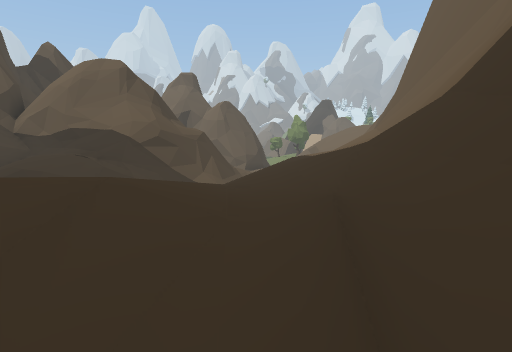
view 1 (above)

24 first-person views from a walk through a scene from a Unity 3-D project. The camera is 1.4 m above the floor, tilts 6° down and sees 80° across. Doors are open. The floor is counted in squares, 2 m on a side. Each view is taken from the middle of a square. On the plan, view 1 faces up. The plan holds only what a view shows up to about 10 squares ahead; the rest is blank. The place goes on beyond the plan. The player character is not drawn. Some surface patterns are stand-ins.

view 2
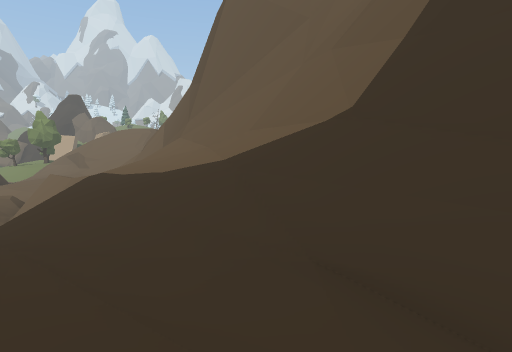

view 3
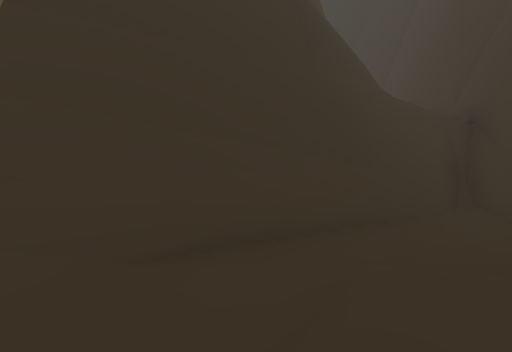

view 4
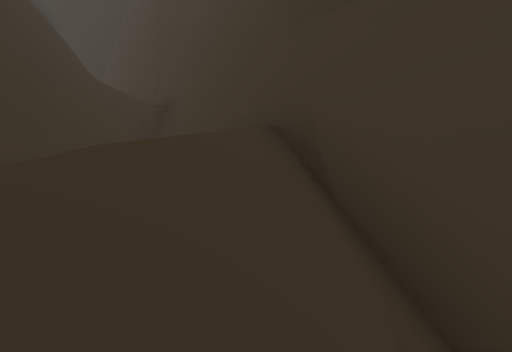

view 5
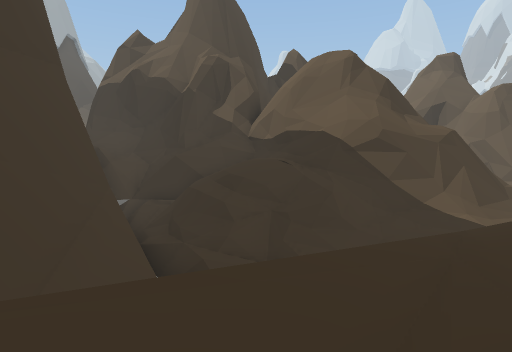

view 6
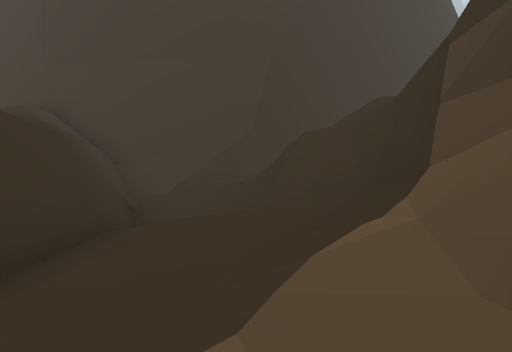

view 7
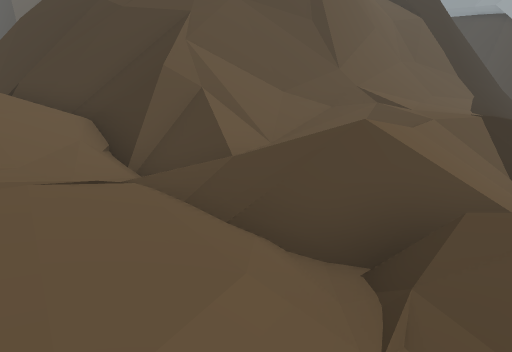

view 8
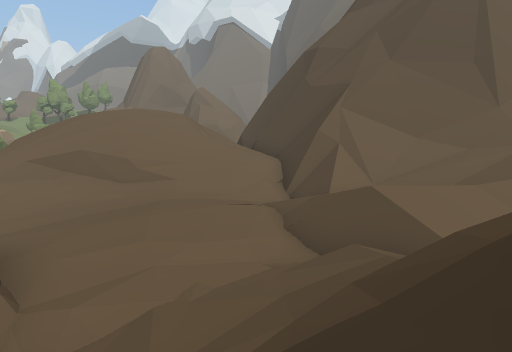

view 9
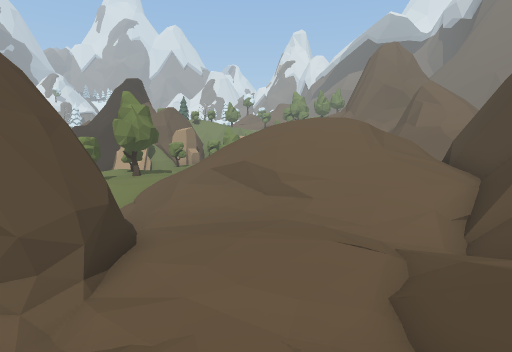

view 10
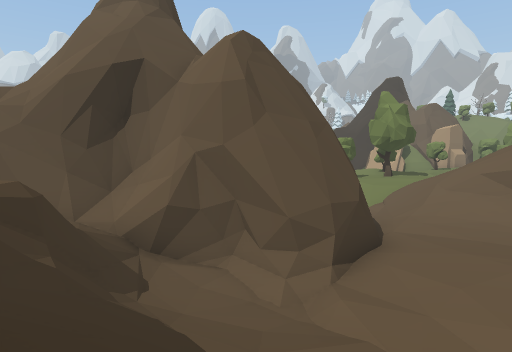

view 11
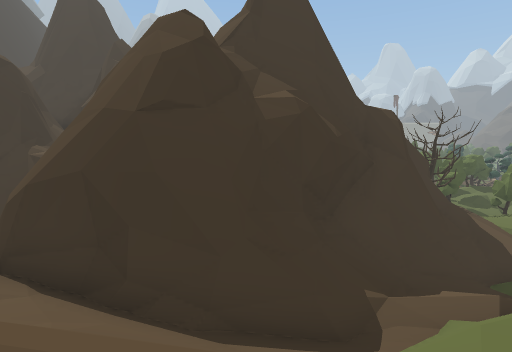

view 12
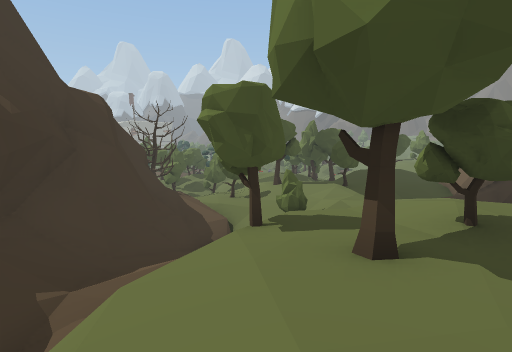

view 13
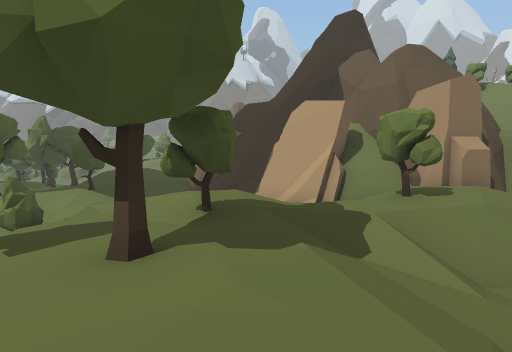

view 14
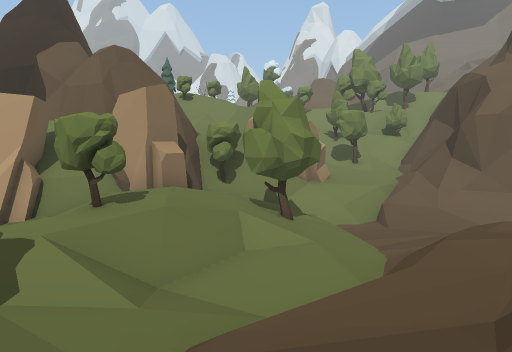

view 15
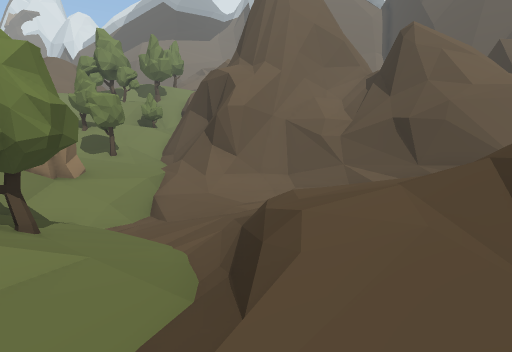

view 16
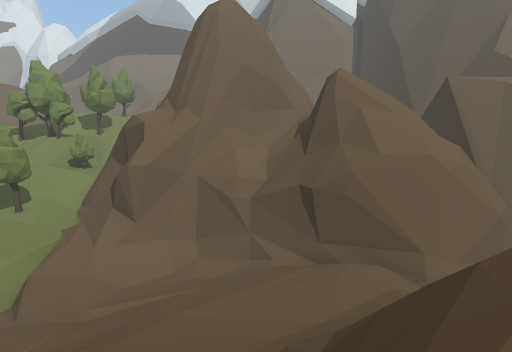

view 17
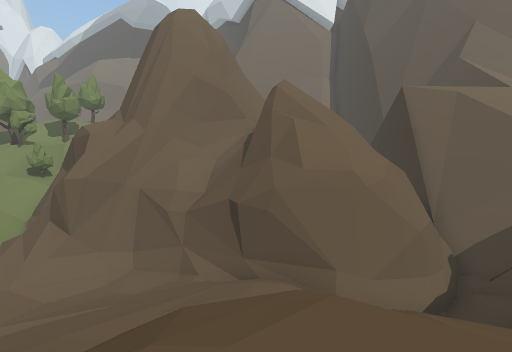

view 18
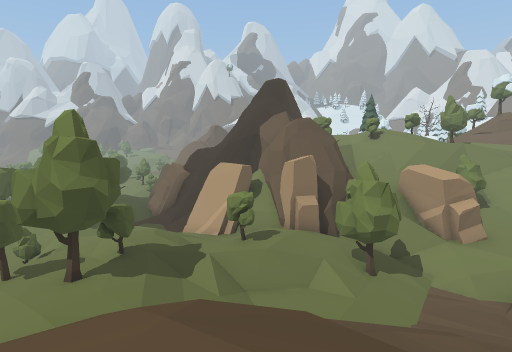

view 19
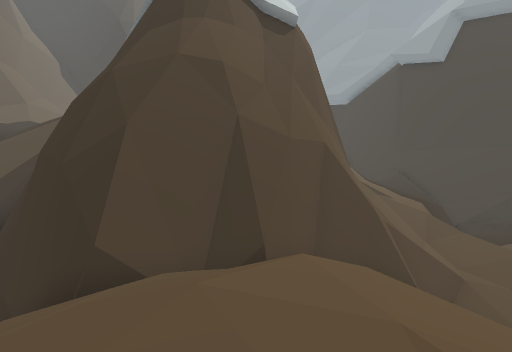

view 20
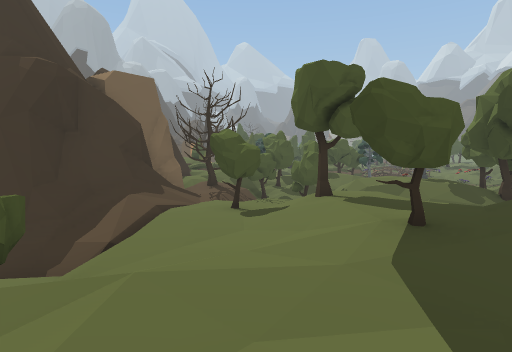

view 21
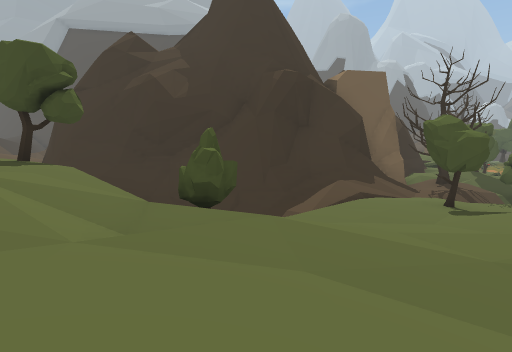

view 22
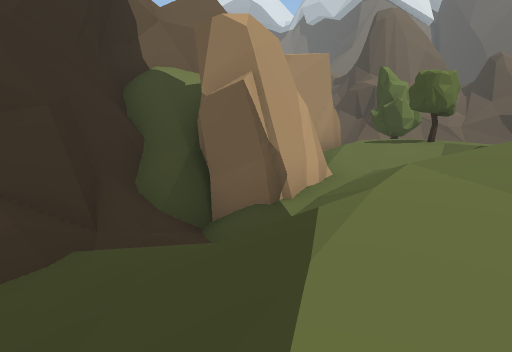

view 23
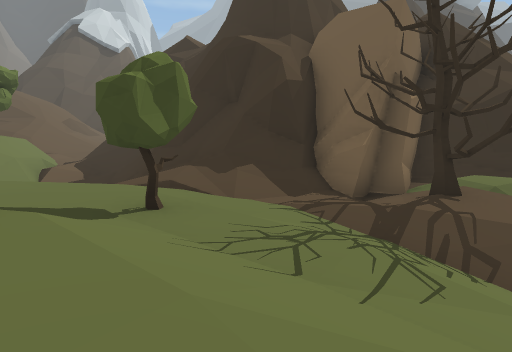

view 24
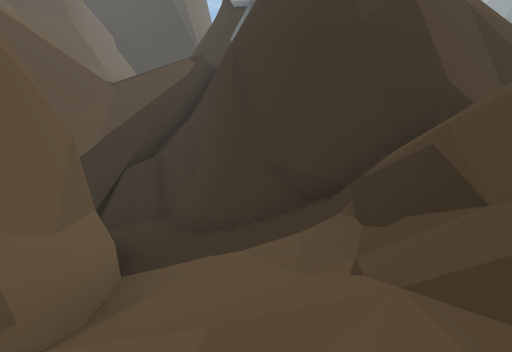

### Floor plan
Key: @ floor where view 1 was taken; # wall or solid block; . main floor; : floor 0.25 m higher than the main floor; - floor 0.5 m lower than the main floor; + floor 0.75 m higher than the main floor; _ floor 0.75 m lower than the main floor; * floor 1.25 m higher than the main floor; < floor 1.25 m lower than the main floor; % floor 1.5 m higher than the main floor; ( floor 1.75 m lower than the main floor; ! floor 2 m lower than the main floor; ? floor 2.5 m lower than the main floor; & floor 4.25 m higher than the main floor; $ floor 4.75 m higher than the main floor; / step, stairs or slope; = window, fence, low wall or low ledge; ^ raised ledge; v drop or lower ground; T tree; R rock.
Columns run from 8 left of view 1 to 19 right of it. Each row starts with its distance up from view 1.
 37    //(<__  /##
 36   //(<<_T//(/##
 35  /?//T//<(<//########
 34 ///?T!(((<__//##=####/
 33 T?/?!!!((///.//_//R/T##
 32 ??///////T//.///...-//##/..
 31 ####////?//.:..TT///////--.
 30 #####/////-.T./==//T///=///
 29     ##///=T.T.//((<(/!///=#
 28      #///!/.../_/<((((/(/#^
 27      ##////...///=v=//((/#^
 26       ###//////////.////!/^
 25        ###//// ==//:._//(#^
 24         ##///////= /.--//#
 23         ##//////&/==/../#^
 22         #/_/=// $$/ /../#
 21    ######__-v///$//////#^
 20    #=///<__-=//// //#//#
 19    #//(/<_--////////#_/#
 18    ==//(<_--///////////##
 17    #////(//_////######/!##
 16      #/////-/####    ##!?##
 15       ///#/. ###      ###=#
 14       =#//:. =^^      ^===#
 13     =###(/// =^       ^#=###
 12     ###/(////^         #=###
 11   #=##//(=//#^
 10  %#==/((##%/=^
  9  *#==/ ##/%/#
  8  ===//##/%//#
  7 v(///!#v////#
  6 #vvvvvv/+//##
  5 ###vv#v/+//=^
  4   ##=#/*+//^
  3    ##=//+/#^
  2     ##//+/#^
  1     ##//+/^
  0      ##/@/^
 -1       ##//^
 -2        #//=^
 -3        ^///^
 -4         #//^
 -5         #/ #
 -6         ##/#
 -7          ###

Positions as (right, up) in squares from view 1, and headings:
1: (0, 0), facing up
2: (-1, 2), facing up-right
3: (-1, 4), facing down-right
4: (-2, 4), facing down
5: (0, 3), facing up-left
6: (0, 12), facing down-left
7: (0, 18), facing down-right
8: (-4, 17), facing right
9: (-2, 15), facing up-right
10: (-2, 15), facing up
11: (5, 25), facing left
12: (5, 26), facing up-left
13: (5, 26), facing up
14: (6, 26), facing up-right
15: (7, 27), facing right
16: (8, 24), facing right
17: (8, 22), facing right
18: (8, 22), facing up
19: (8, 22), facing down
20: (3, 34), facing left
21: (3, 35), facing down-left
22: (1, 35), facing right
23: (-5, 37), facing down
24: (13, 22), facing down
